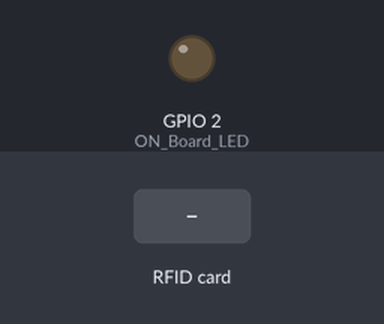
The sketch below on a simulated ESP32. On the bench: output pins drawn as LEDs (lit = HIGH). The inputs (shaded band) are chosen by the test bench. WiFi joins after 1.5 s; servers stay silent unless stated; uploads are accepted with an empty reply; what the sketch prints to the serial monitor is not drawn.

Above: at 4.7 s.
4.8 s: RFID card 5E 7A 19 C4 held to the reader
At 4.91 s:
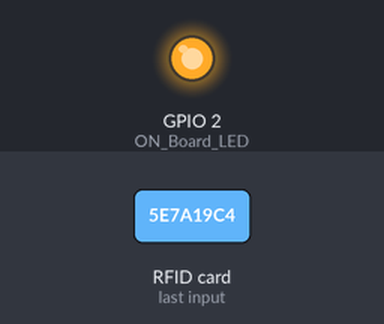
Timing chart, 0 to 7.8 s (numbered marks = the images above; inputs shaded):
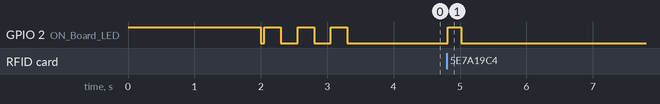

Measured:
- after the input at 4.8 s, GPIO 2 (ON_Board_LED): LOW → HIGH at once, → LOW 0.20 s later

The sketch:

asistenciaADES.ino
```cpp
//======================================== Including the libraries.
#include <WiFi.h>
#include <HTTPClient.h>
#include <Arduino_JSON.h>
#include <DHT.h>
#include <Arduino.h>
#include <SPI.h>
#include <MFRC522.h>
//======================================== DHT sensor settings (DHT11).
#define DHTPIN 15 //--> Defines the Digital Pin connected to the DHT11 sensor.
#define SS_PIN 5 //lector rfd
#define RST_PIN 22//lector rfd
#define DHTTYPE DHT11 //--> Defines the type of DHT sensor used. Here used is the DHT11 sensor.
DHT dht11_sensor(DHTPIN, DHTTYPE); //--> Initialize DHT sensor.
// Defines the Digital Pin of the "On Board LED".
#define ON_Board_LED 2

//RFID
MFRC522 rfid(SS_PIN, RST_PIN); // Instance of the class
MFRC522::MIFARE_Key key;
byte nuidPICC[4];
String DatoHex;

//******************************


//======================================== SSID and Password of your WiFi router.
//const char* ssid = "Coayoweb";
//const char* password = "Coayoweb-WiFi-0001";
const char* ssid = "HUAWEI.....44....M";
const char* password = "Paraque.";
//const char* ssid = "Aula2-2.4G";
//const char* password = "Entra.2019";
//======================================== Variables for HTTP POST request data.
String postData = ""; //--> Variables sent for HTTP POST request data.
String payload = "";  //--> Variable for receiving response from HTTP POST.//========================================
/*
//======================================== Variables for DHT11 sensor data.
float send_Temp;
int send_Humd;
//+++++++++++++++Declarar valor a enviar++++++++++
int valor;
String send_Status_Read_DHT11 = "";
//========================================
//
*/
/*________________________________________________________________________________ Subroutine to read and get data from the DHT11 sensor.
void get_DHT11_sensor_data() {
  Serial.println();
  Serial.println("-------------get_DHT11_sensor_data()");

  // Reading temperature or humidity takes about 250 milliseconds!
  // Sensor readings may also be up to 2 seconds 'old' (its a very slow sensor)
  // Read temperature as Celsius (the default)
  send_Temp = dht11_sensor.readTemperature();
  // Read Humidity
  send_Humd = dht11_sensor.readHumidity();

  // Check if any reads failed.
  if (isnan(send_Temp) || isnan(send_Humd)) {
    Serial.println("Failed to read from DHT sensor!");
    send_Temp = 0.00;
    send_Humd = 0;
    send_Status_Read_DHT11 = "FAILED";
  } else {
    send_Status_Read_DHT11 = "SUCCEED";
  }

  Serial.printf("Temperature : %.2f °C\n", send_Temp);
  Serial.printf("Humidity : %d %%\n", send_Humd);
  Serial.printf("Status Read DHT11 Sensor : %s\n", send_Status_Read_DHT11);
  Serial.println("-------------");
}
// ________________________________________________________________________________
*/
//________________________________________________________________________________ VOID SETUP()
void setup() {
  // put your setup code here, to run once:

  Serial.begin(115200); //--> Initialize serial communications with the PC.

  pinMode(ON_Board_LED,OUTPUT); //--> On Board LED port Direction output.

  digitalWrite(ON_Board_LED, HIGH); //--> Turn on Led On Board.

  delay(2000);

  digitalWrite(ON_Board_LED, LOW); //--> Turn off Led On Board.n

  //---------------------------------------- Make WiFi on ESP32 in "STA/Station" mode and start connecting to WiFi Router/Hotspot.
  WiFi.mode(WIFI_STA);
  WiFi.begin(ssid, password);
  //----------------------------------------

  Serial.println();
  Serial.println("-------------");
  Serial.print("Connecting");


  SPI.begin(); // Init SPI bus
  rfid.PCD_Init(); // Init MFRC522
  Serial.println();
  Serial.print(F("Reader :"));
  rfid.PCD_DumpVersionToSerial();
  for (byte i = 0; i < 6; i++) {
    key.keyByte[i] = 0xFF;
  }
  DatoHex = printHex(key.keyByte, MFRC522::MF_KEY_SIZE);

  //---------------------------------------- The process of connecting the WiFi on the ESP32 to the WiFi Router/Hotspot.
  // The process timeout of connecting ESP32 with WiFi Hotspot / WiFi Router is 20 seconds.
  // If within 20 seconds the ESP32 has not been successfully connected to WiFi, the ESP32 will restart.
  // I made this condition because on my ESP32, there are times when it seems like it can't connect to WiFi, so it needs to be restarted to be able to connect to WiFi.

  int connecting_process_timed_out = 20; //--> 20 = 20 seconds.
  connecting_process_timed_out = connecting_process_timed_out * 2;
  while (WiFi.status() != WL_CONNECTED) {
    Serial.print(".");
    //........................................ Make the On Board Flashing LED on the process of connecting to the wifi router.
    digitalWrite(ON_Board_LED, HIGH);
    delay(250);
    digitalWrite(ON_Board_LED, LOW);
    delay(250);
    //........................................

    //........................................ Countdown "connecting_process_timed_out".
    if(connecting_process_timed_out > 0) connecting_process_timed_out--;
    if(connecting_process_timed_out == 0) {
      delay(1000);
      ESP.restart();
    }
    //........................................
  }
  //----------------------------------------

  digitalWrite(ON_Board_LED, LOW); //--> Turn off the On Board LED when it is connected to the wifi router.

  //---------------------------------------- If successfully connected to the wifi router, the IP Address that will be visited is displayed in the serial monitor
  Serial.println();
  Serial.print("Successfully connected to : ");
  Serial.println(ssid);
  Serial.println("-------------");
  //----------------------------------------

  // Setting up the DHT sensor (DHT11).
  dht11_sensor.begin();
}
//________________________________________________________________________________

//________________________________________________________________________________ VOID LOOP()
void loop() {

  //---------------------------------------------------------------------------------------------------

   // Reset the loop if no new card present on the sensor/reader. This saves the entire process when idle.
     if ( ! rfid.PICC_IsNewCardPresent()){return;}

     // Verify if the NUID has been readed
     if ( ! rfid.PICC_ReadCardSerial()){return;}

     Serial.print(F("PICC type: "));
     MFRC522::PICC_Type piccType = rfid.PICC_GetType(rfid.uid.sak);
     Serial.println(rfid.PICC_GetTypeName(piccType));
     // Check is the PICC of Classic MIFARE type
     if (piccType != MFRC522::PICC_TYPE_MIFARE_MINI && piccType != MFRC522::PICC_TYPE_MIFARE_1K && piccType != MFRC522::PICC_TYPE_MIFARE_4K)
     {
       Serial.println("Su Tarjeta no es del tipo MIFARE Classic.");
       return;
     }

     if (rfid.uid.uidByte[0] != nuidPICC[0] || rfid.uid.uidByte[1] != nuidPICC[1] || rfid.uid.uidByte[2] != nuidPICC[2] || rfid.uid.uidByte[3] != nuidPICC[3] )
     {
       Serial.println("Se ha detectado una nueva tarjeta.");

       // Store NUID into nuidPICC array
       for (byte i = 0; i < 4; i++) {nuidPICC[i] = rfid.uid.uidByte[i];}

       DatoHex = printHex(rfid.uid.uidByte, rfid.uid.size);
       Serial.print("Codigo Tarjeta: "); Serial.println(DatoHex);

     }
     else
     {
      Serial.println("Tarjeta leida previamente");
     }

     // Halt PICC
     rfid.PICC_HaltA();
     // Stop encryption on PCD
     rfid.PCD_StopCrypto1();
  //---------------------------------------------------------------------------------------------------
  //---------------------------------------------------------------------------------------------------
  //---------------------------------------------------------------------------------------------------

  //---------------------------------------- Check WiFi connection status.
  if(WiFi.status()== WL_CONNECTED) {
    HTTPClient http;  //--> Declare object of class HTTPClient.
    int httpCode;     //--> Variables for HTTP return code.

    //........................................ The process of sending the DHT11 sensor data to the database.
    postData = "id=esp32_01";
    postData += "&DatoHex=" + String(DatoHex);

    /*
    valor = 1;
    postData += "&val=" + String(1);


    postData += "&temperature=" + String(send_Temp);

    postData += "&humidity=" + String(send_Humd);
    postData += "&status_read_sensor_dht11=" + send_Status_Read_DHT11;
    */
    payload = "";

    digitalWrite(ON_Board_LED, HIGH);
    Serial.println();
    Serial.println("---------------updateDHT11data.php");
    // Example : http.begin("http://192.168.0.0/ESP32_MySQL_Database/Test/updateDHT11data.php");
    //http.begin("http://192.168.1.112/ADES/Test/updateDHT11data.php");  //--> Specify request destination

    //String url = "http://192.168.3.3:8080/sensor/asistencia?rfid=" + String(DatoHex)
    http.begin("http://192.168.3.3:8080/sensor/asistencia?rfid=" + String(DatoHex));  //--> Specify request destination
    http.addHeader("Content-Type", "application/x-www-form-urlencoded");  //--> Specify content-type header
    httpCode = http.GET(); //--> Send the request


    //http.begin("http://192.168.1.112/ADES/Test/updateDHT11data.php");  //--> Specify request destination
    //http.addHeader("Content-Type", "application/x-www-form-urlencoded");  //--> Specify content-type header
    //httpCode = http.POST(); //--> Send the request

    //httpCode = http.GET(postData); //--> Send the request
    payload = http.getString();  //--> Get the response payload

    Serial.print("httpCode : ");
    Serial.println(httpCode); //--> Print HTTP return code
    Serial.print("payload  : ");
    Serial.println(payload);  //--> Print request response payload

    http.end();  //Close connection
    Serial.println("---------------");
    digitalWrite(ON_Board_LED, LOW);
    //........................................

    delay(5000);
  }
  //----------------------------------------
}


String printHex(byte *buffer, byte bufferSize)
{
   String DatoHexAux = "";
   for (byte i = 0; i < bufferSize; i++)
   {
       if (buffer[i] < 0x10)
       {
        DatoHexAux = DatoHexAux + "0";
        DatoHexAux = DatoHexAux + String(buffer[i], HEX);
       }
       else { DatoHexAux = DatoHexAux + String(buffer[i], HEX); }
   }

   for (int i = 0; i < DatoHexAux.length(); i++) {DatoHexAux[i] = toupper(DatoHexAux[i]);}
   return DatoHexAux;
}

//________________________________________________________________________________
//<<<<<<<<<<<<<<<<<<<<<<<<<<<
```
